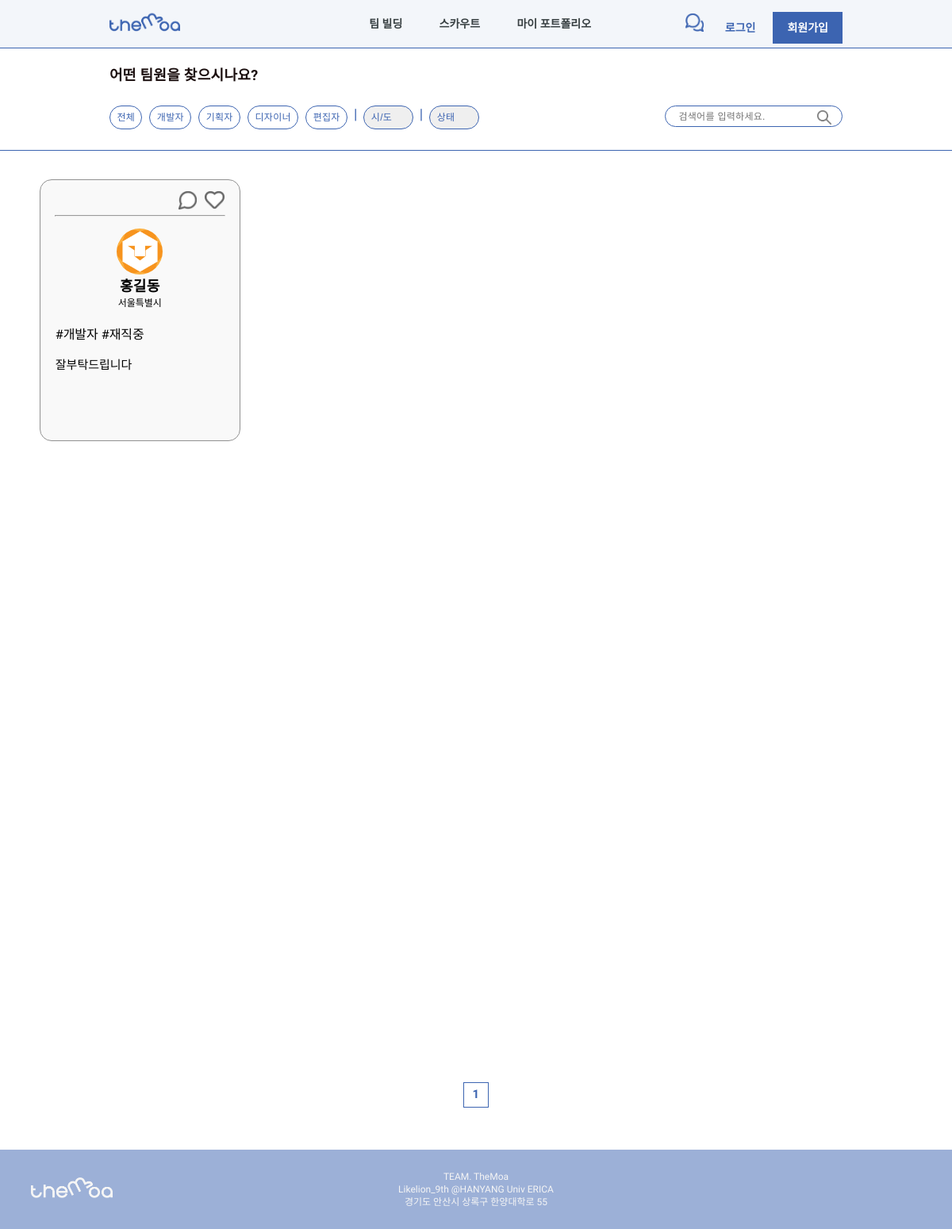
/scout/Developer, run on an earlier commit of the app's database.
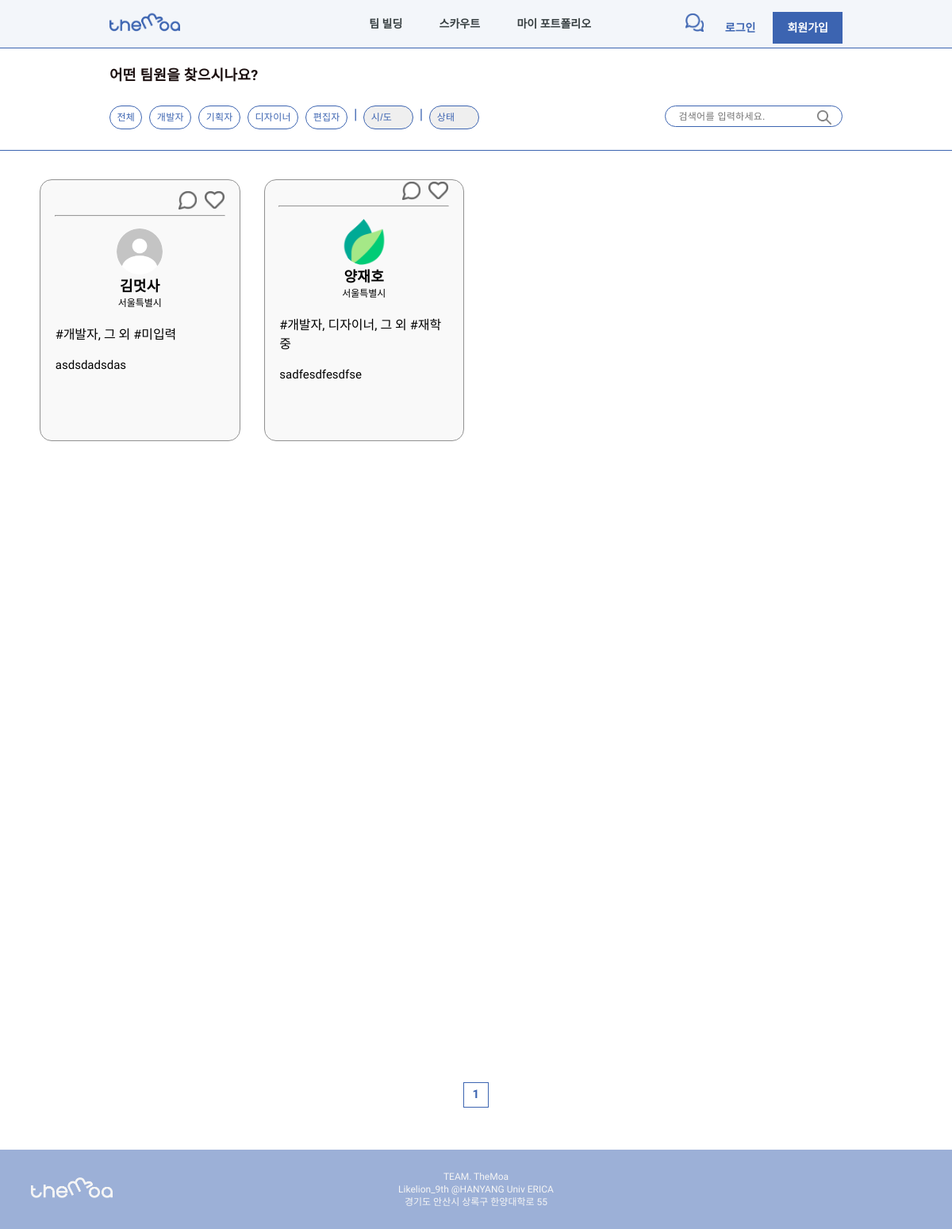
And on a later commit of the database.
### users/models.py (models this page shows)
class User(AbstractUser):
    image = models.ImageField(default="image/users/none/profile_default.png", upload_to="image/users" , blank=True, null=False)
    name = models.CharField(default='', max_length=300)
    birth_date = models.DateField(default=timezone.now)
    address_sido = models.CharField(default='', choices=LOCATE_CHOICES, max_length=200)
    address_gungu = models.CharField(default='', max_length=200)
    career = models.CharField(default='0', max_length=200, choices=CAREER_CHOICES)
    state = models.CharField(default='', blank=True, null=False, max_length=200, choices=STATE_CHOICES)
    role = MultiSelectField(default='Etc', choices=ROLE_CHOICES, max_choices=4, max_length=200)
    intro = models.TextField(default="", blank=True, null=False)

### scout/views.py (the view)
# urls.py: path('<str:input_role>', user_search, name='user_search'),
def user_search(request, input_role):
    current_user = None
    if request.user.id:
        current_user = User.objects.get(pk=request.user.id)
    results = User.objects.filter(Q(role__icontains=input_role)).order_by('-id')
    max_index = len(results) / LIST_RANGE
    paginator = Paginator(results, LIST_RANGE)
    page = request.GET.get('page')
    users = paginator.get_page(page)
    current_page = int(page) if page else 1
    start_index = int((current_page - 1) / PAGE_RANGE) * PAGE_RANGE
    end_index = start_index + PAGE_RANGE
    if end_index >= max_index:
        end_index = max_index
    page_range = []
    for index in range(int(start_index), int(end_index) + 1):
        page_range.append(index + 1)
    context = {
        'current_user':current_user,
        'users':users,
        'page_range':page_range,
    }
    return render(request, 'scout/user_search.html', context)

### templates/scout/user_search.html (shortened to what this page needs)
{% extends 'scout/user.html' %}
    {% block extrahead %}
    {% load static %}
        <link rel="stylesheet" href="{% static 'css/base.css' %}">
        <link rel="stylesheet" href="{% static 'css/team_build/team_build.css' %}">
        <link rel="stylesheet" href="{% static 'css/scout/user.css' %}">
    {% endblock %}
    {% block users %}
        {% for user_instance in users %}
        <div class="user-card" onclick="location.href='/portfolio/{{user_instance.id}}'">
            <div class="card-nav">
                <a href="{% url 'chat:create_chat_room' user.id user_instance.id %}">
                    <div class="chat" style="background-image: url('../../static/img/scout/chat.png');"></div>
                </a>
                <a href="{% if user.is_authenticated %} {% url 'scout:user_like' user_instance.id %} {% else %} {% url 'users:login' %} {% endif %}">
                    <div class="wish" style="background-image: url('../../static/img/scout/like.png');"></div>
                </a>
            </div>
            <hr>
            <img class="user-img" src="../../media/{{user_instance.image}}" alt="프로필 사진">
            <div class="user-name">
                {{user_instance.name}}
            </div>
            <div class="user-address">
                {{user_instance.get_address_sido_display}}
            </div>
            <div class="card-content">
                <p class="user-info">
                    <br>
                    #{{user_instance.get_role_display}} #{{user_instance.get_state_display}}
                    <br><br>
                </p>
                <div class="user-intro">
                    {{user_instance.intro}}
                </div>
            </div>
        </div>
        {% endfor %}
    {% endblock %}

What changed in the data, as far as the page shows it:
removed User: image (picture), name "홍길동", address_sido "서울특별시", role "개발자", state "재직중", intro "잘부탁드립니다"
now on this page (row edited): User: image (placeholder picture), name "김멋사", address_sido "서울특별시", role "개발자, 그 외", state "미입력", intro "asdsdadsdas"
added User: image (picture), name "양재호", address_sido "서울특별시", role "개발자, 디자이너, 그 외", state "재학중", intro "sadfesdfesdfse"
